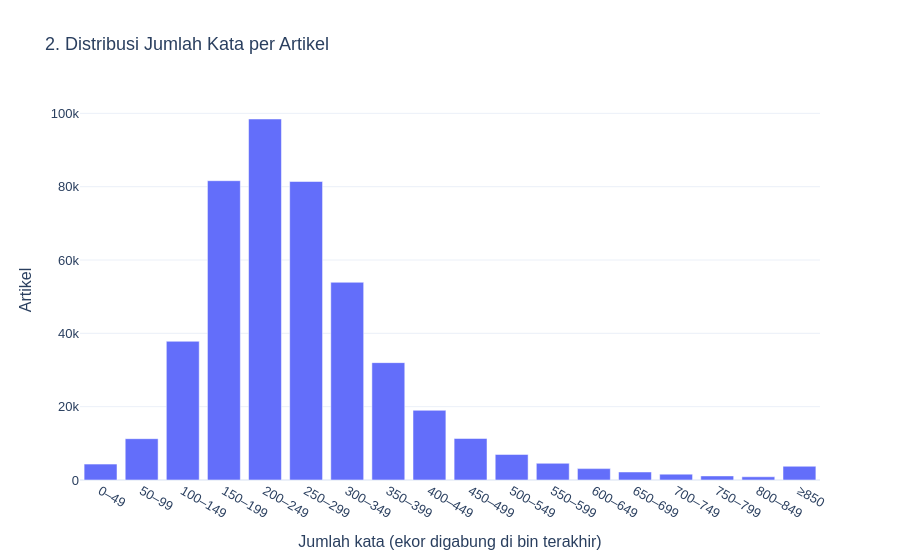

The cell this chart's notebook holds for it:
### Markdown cell above
### Visualisasi 2: Distribusi Variabel Utama dan Outlier

Histogram menggunakan bin 50 kata. Bin terakhir menggabungkan ekor di atas batas
pembulatan persentil 99; tidak ada artikel yang dibuang. Flag IQR berasal dari
artikel valid sebelum deduplikasi pada Milestone 2, dan tetap dipertahankan.

### Code cell
length = connection.execute("""
    SELECT AVG(word_count) AS mean_words, MEDIAN(word_count) AS median_words,
           QUANTILE_CONT(word_count, 0.99) AS p99,
           MIN(word_count) AS min_words, MAX(word_count) AS max_words,
           COUNT(*) FILTER (WHERE is_length_outlier) AS outliers
    FROM news
""").df().iloc[0]
tail_cutoff = max(100, int(math.ceil(float(length['p99']) / 50) * 50))
histogram = connection.execute("""
    SELECT LEAST(CAST(FLOOR(word_count / 50.0) * 50 AS INTEGER), ?) AS bin_start,
           COUNT(*) AS artikel
    FROM news GROUP BY bin_start ORDER BY bin_start
""", [tail_cutoff]).df()
histogram['rentang_kata'] = [
    f'{int(start)}–{int(start) + 49}' if start < tail_cutoff else f'≥{tail_cutoff}'
    for start in histogram['bin_start']
]
assert int(histogram['artikel'].sum()) == total
histogram.to_csv(PROJECT_ROOT / 'output/eda_length_histogram.csv', index=False)
fig2 = px.bar(histogram, x='rentang_kata', y='artikel',
              labels={'rentang_kata': 'Jumlah kata (ekor digabung di bin terakhir)', 'artikel': 'Artikel'},
              title='2. Distribusi Jumlah Kata per Artikel')
show_and_save(fig2, '02_article_length_distribution')

### Figure 1 — Plotly figure (JSON) as saved in the notebook; plotly's stock layout.template omitted (floating-point values rounded to 4 significant figures)
{"data": [{"hovertemplate": "Jumlah kata (ekor digabung di bin terakhir)=%{x}<br>Artikel=%{y}<extra></extra>", "legendgroup": "", "marker": {"color": "#636efa", "pattern": {"shape": ""}}, "name": "", "orientation": "v", "showlegend": false, "textposition": "auto", "type": "bar", "x": ["0–49", "50–99", "100–149", "150–199", "200–249", "250–299", "300–349", "350–399", "400–449", "450–499", "500–549", "550–599", "600–649", "650–699", "700–749", "750–799", "800–849", "≥850"], "xaxis": "x", "y": [4332, 11269, 37833, 81630, 98458, 81410, 53927, 32012, 19010, 11324, 6973, 4552, 3105, 2188, 1597, 1114, 878, 3748], "yaxis": "y"}], "layout": {"barmode": "relative", "font": {"family": "Arial", "size": 13}, "hovermode": "closest", "legend": {"tracegroupgap": 0}, "title": {"text": "2. Distribusi Jumlah Kata per Artikel"}, "xaxis": {"anchor": "y", "domain": [0.0, 1.0], "title": {"text": "Jumlah kata (ekor digabung di bin terakhir)"}}, "yaxis": {"anchor": "x", "domain": [0.0, 1.0], "title": {"text": "Artikel"}}}}
